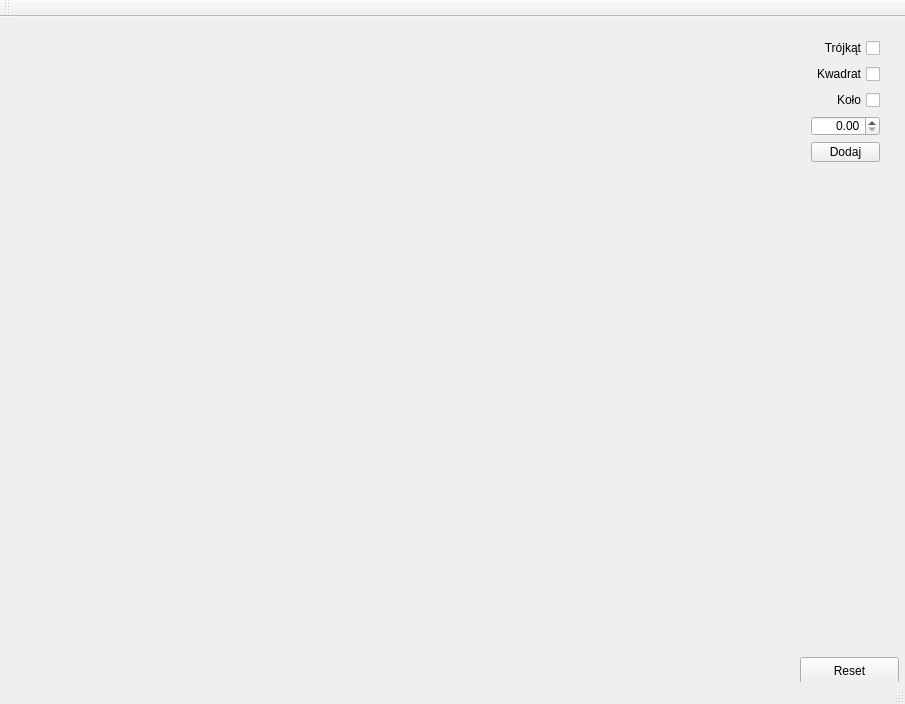
<?xml version="1.0" encoding="UTF-8"?>
<ui version="4.0">
 <class>MainWindow</class>
 <widget class="QMainWindow" name="MainWindow">
  <property name="geometry">
   <rect>
    <x>0</x>
    <y>0</y>
    <width>905</width>
    <height>704</height>
   </rect>
  </property>
  <property name="windowTitle">
   <string>MainWindow</string>
  </property>
  <widget class="QWidget" name="centralWidget">
   <widget class="MyGLWidget" name="widget" native="true">
    <property name="geometry">
     <rect>
      <x>14</x>
      <y>9</y>
      <width>650</width>
      <height>650</height>
     </rect>
    </property>
    <property name="focusPolicy">
     <enum>Qt::StrongFocus</enum>
    </property>
   </widget>
   <widget class="QWidget" name="gridLayoutWidget_2">
    <property name="geometry">
     <rect>
      <x>800</x>
      <y>10</y>
      <width>91</width>
      <height>146</height>
     </rect>
    </property>
    <layout class="QGridLayout" name="gridLayout_2">
     <item row="0" column="0">
      <widget class="QCheckBox" name="checkBoxTrojkat">
       <property name="layoutDirection">
        <enum>Qt::RightToLeft</enum>
       </property>
       <property name="text">
        <string>Trójkąt</string>
       </property>
      </widget>
     </item>
     <item row="2" column="0">
      <widget class="QCheckBox" name="checkBoxKolo">
       <property name="layoutDirection">
        <enum>Qt::RightToLeft</enum>
       </property>
       <property name="text">
        <string>Koło</string>
       </property>
      </widget>
     </item>
     <item row="1" column="0">
      <widget class="QCheckBox" name="checkBoxKwadrat">
       <property name="layoutDirection">
        <enum>Qt::RightToLeft</enum>
       </property>
       <property name="text">
        <string>Kwadrat</string>
       </property>
      </widget>
     </item>
     <item row="3" column="0">
      <widget class="QDoubleSpinBox" name="doubleSpinBoxRozmiar">
       <property name="alignment">
        <set>Qt::AlignRight|Qt::AlignTrailing|Qt::AlignVCenter</set>
       </property>
      </widget>
     </item>
     <item row="4" column="0">
      <widget class="QPushButton" name="pushButtonDodaj">
       <property name="text">
        <string>Dodaj</string>
       </property>
      </widget>
     </item>
    </layout>
   </widget>
   <widget class="QPushButton" name="pushButtonReset">
    <property name="geometry">
     <rect>
      <x>800</x>
      <y>640</y>
      <width>99</width>
      <height>27</height>
     </rect>
    </property>
    <property name="text">
     <string>Reset</string>
    </property>
   </widget>
  </widget>
  <widget class="QMenuBar" name="menuBar">
   <property name="geometry">
    <rect>
     <x>0</x>
     <y>0</y>
     <width>905</width>
     <height>25</height>
    </rect>
   </property>
  </widget>
  <widget class="QToolBar" name="mainToolBar">
   <attribute name="toolBarArea">
    <enum>TopToolBarArea</enum>
   </attribute>
   <attribute name="toolBarBreak">
    <bool>false</bool>
   </attribute>
  </widget>
  <widget class="QStatusBar" name="statusBar"/>
 </widget>
 <layoutdefault spacing="6" margin="11"/>
 <customwidgets>
  <customwidget>
   <class>MyGLWidget</class>
   <extends>QWidget</extends>
   <header>myglwidget.h</header>
   <container>1</container>
  </customwidget>
 </customwidgets>
 <resources/>
 <connections/>
</ui>
